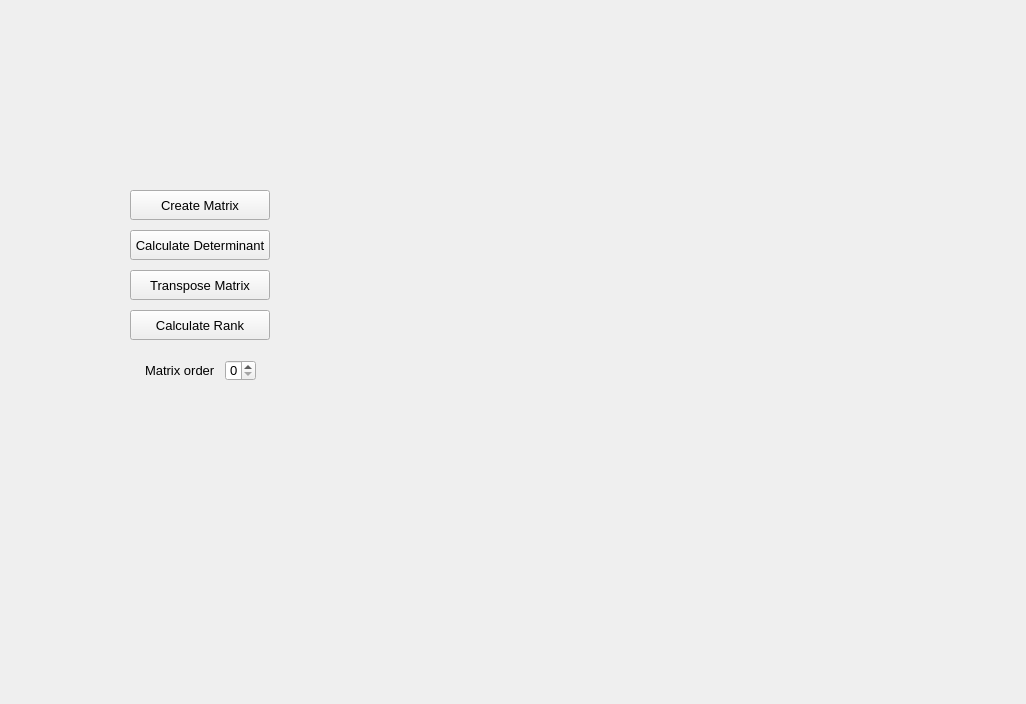
<?xml version="1.0" encoding="UTF-8"?>
<ui version="4.0">
 <class>Interface</class>
 <widget class="QWidget" name="Interface">
  <property name="geometry">
   <rect>
    <x>0</x>
    <y>0</y>
    <width>1026</width>
    <height>704</height>
   </rect>
  </property>
  <property name="windowTitle">
   <string>Interface</string>
  </property>
  <widget class="QPushButton" name="detButton">
   <property name="geometry">
    <rect>
     <x>130</x>
     <y>230</y>
     <width>140</width>
     <height>30</height>
    </rect>
   </property>
   <property name="font">
    <font>
     <pointsize>10</pointsize>
    </font>
   </property>
   <property name="text">
    <string>Calculate Determinant</string>
   </property>
  </widget>
  <widget class="QPushButton" name="rankButton">
   <property name="geometry">
    <rect>
     <x>130</x>
     <y>310</y>
     <width>140</width>
     <height>30</height>
    </rect>
   </property>
   <property name="font">
    <font>
     <pointsize>10</pointsize>
    </font>
   </property>
   <property name="text">
    <string>Calculate Rank</string>
   </property>
  </widget>
  <widget class="QPushButton" name="transposeButton">
   <property name="geometry">
    <rect>
     <x>130</x>
     <y>270</y>
     <width>140</width>
     <height>30</height>
    </rect>
   </property>
   <property name="font">
    <font>
     <pointsize>10</pointsize>
    </font>
   </property>
   <property name="text">
    <string>Transpose Matrix</string>
   </property>
  </widget>
  <widget class="QLabel" name="label">
   <property name="geometry">
    <rect>
     <x>145</x>
     <y>350</y>
     <width>101</width>
     <height>41</height>
    </rect>
   </property>
   <property name="font">
    <font>
     <pointsize>10</pointsize>
    </font>
   </property>
   <property name="text">
    <string>Matrix order</string>
   </property>
  </widget>
  <widget class="QSpinBox" name="sizeBox">
   <property name="geometry">
    <rect>
     <x>225</x>
     <y>360</y>
     <width>31</width>
     <height>21</height>
    </rect>
   </property>
   <property name="font">
    <font>
     <pointsize>10</pointsize>
    </font>
   </property>
  </widget>
  <widget class="QPushButton" name="createButton">
   <property name="geometry">
    <rect>
     <x>130</x>
     <y>190</y>
     <width>140</width>
     <height>30</height>
    </rect>
   </property>
   <property name="font">
    <font>
     <pointsize>10</pointsize>
    </font>
   </property>
   <property name="text">
    <string>Create Matrix</string>
   </property>
  </widget>
 </widget>
 <resources/>
 <connections/>
</ui>
